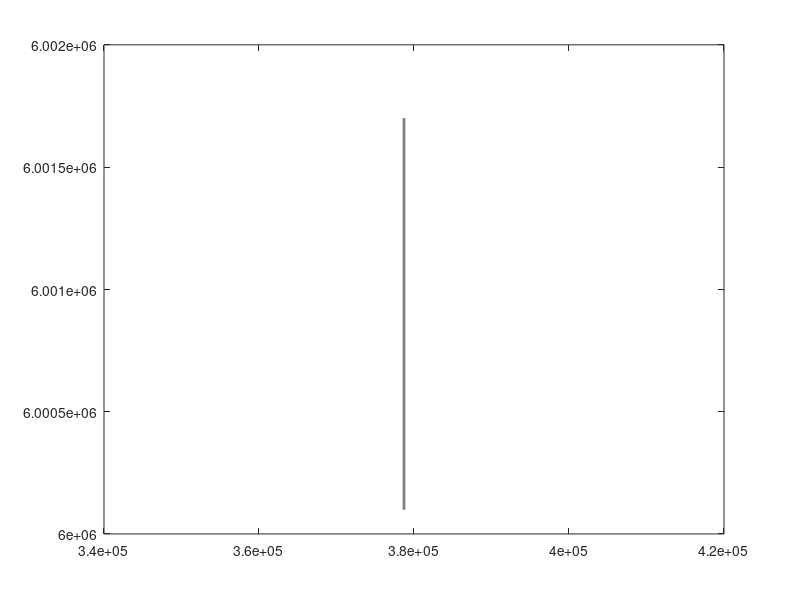

This figure's MATLAB source:

X = [377272.523852488          378711.341991304];
Y = [6000098.54304419          6001700.26466042];


plot([X(1) X(2)],[Y(1) Y(1)],'color',[0.5 0.5 0.5],'linewidth',2);

plot([X(1) X(2)],[Y(2) Y(2)],'color',[0.5 0.5 0.5],'linewidth',2);

plot([X(1) X(1)],[Y(1) Y(2)],'color',[0.5 0.5 0.5],'linewidth',2);

plot([X(2) X(2)],[Y(1) Y(2)],'color',[0.5 0.5 0.5],'linewidth',2);



